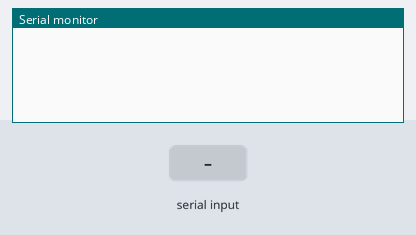
The sketch below on a simulated Arduino Uno, built with avr-gcc and run on an emulated ATmega328P. On the bench: the last lines printed to the serial monitor. The test bench sets the inputs (shaded band).

Above: at 1.2 s.
1.3 s: "90,45\n" received over Serial
At 1.8 s:
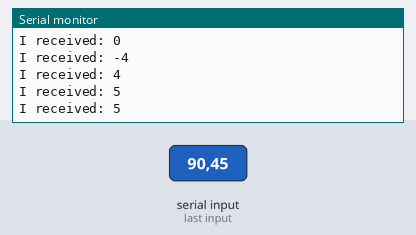
2.8 s: "30,150\n" received over Serial
At 3.5 s:
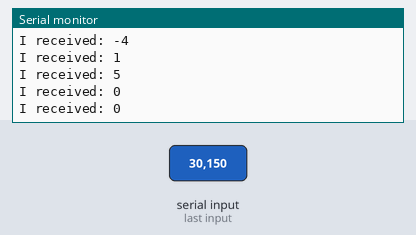
Timing chart, 0 to 5.8 s (numbered marks = the images above; inputs shaded):
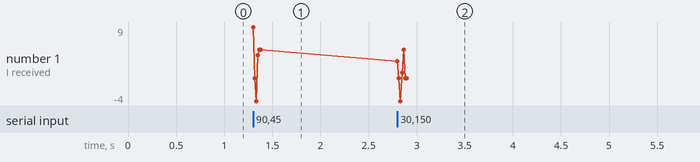

The sketch:

Serial_Read.ino
```cpp
int incomingByte = 0; // for incoming serial data
int inc=0;


void setup() {
  Serial.begin(9600); // opens serial port, sets data rate to 9600 bps
}

void loop() {
  // send data only when you receive data:
  if (Serial.available() > 0) {
    // read the incoming byte:
    incomingByte = Serial.read();
    if (incomingByte>13) inc = incomingByte - '0';
    // say what you got:
        Serial.print("I received: ");
        Serial.println(inc);
  }

}
```

Measured:
- after the input at 1.3 s, the serial monitor: prints a new line at once (image 1)
- after the input at 2.8 s, the serial monitor: prints a new line at once (image 2)
